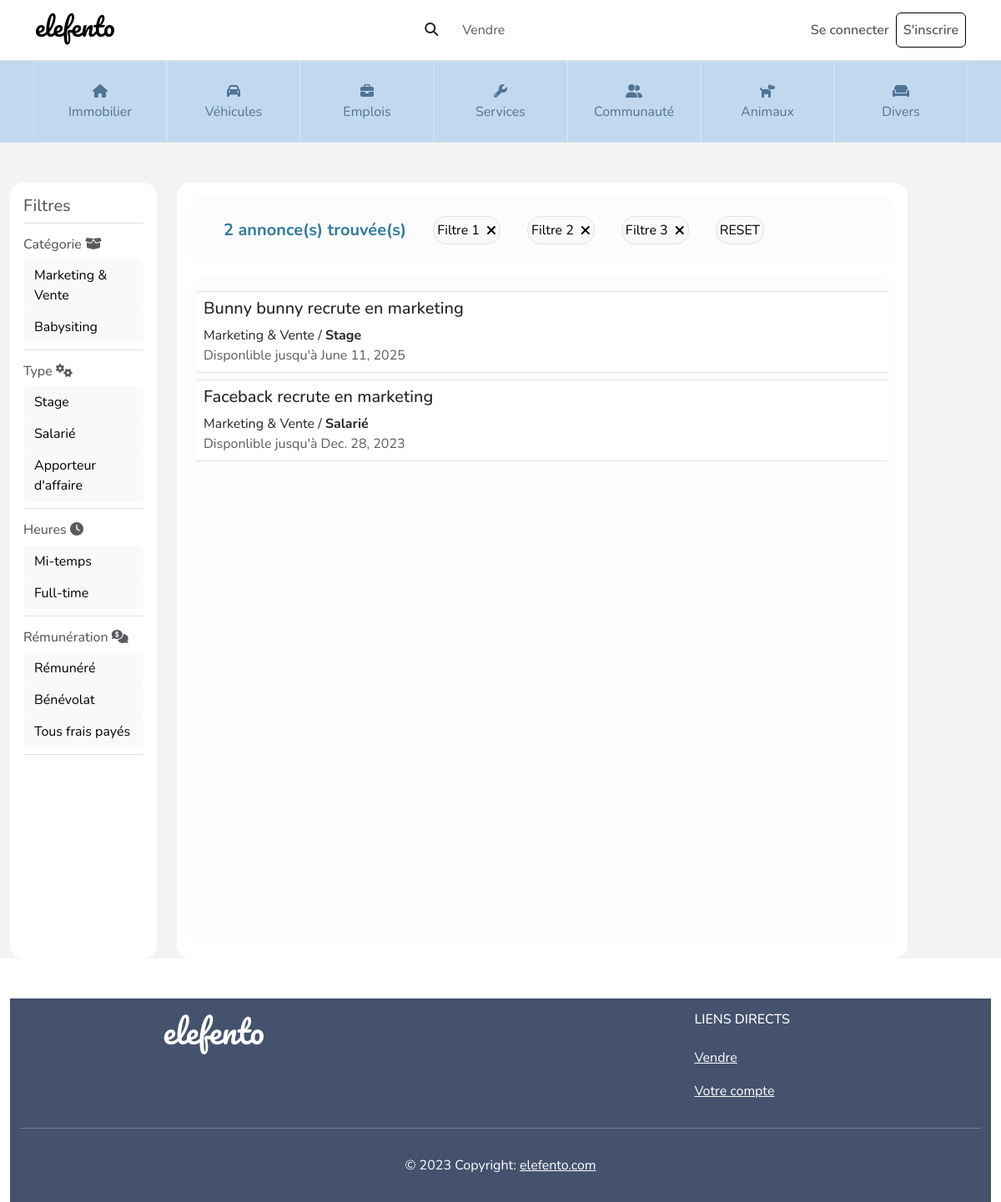
Screenshot of /elefento/jobs/ with the database file from the repository.
### core/models.py (models this page shows, shortened)
class Ad(models.Model):
    owner = models.ForeignKey(User, on_delete=models.CASCADE, default=None)
    title = models.CharField(max_length=100, null=False, blank=False, default=None)
    date = models.DateTimeField(null=True, blank=True, auto_now_add=True)
    description = models.TextField(null=False, blank=False, default=None)
    available = models.BooleanField(default=True)
    class Meta:
        verbose_name = "Annonce"

class Job(Ad):
    category = models.ForeignKey(Category_job, on_delete=models.CASCADE, default=None)
    salary = models.CharField(max_length=100, null=False, blank=False, default=None)
    type = models.CharField(max_length=100, default=None)
    heures = models.CharField(max_length=100, default=None)
    langues = models.ManyToManyField('Languages', default=None, blank=True)
    website = models.CharField(max_length=200, blank=True, null=True, default=None)
    characteristics_job = models.ManyToManyField('Characteristics', through='Job_Characteristics')
    job_logo = models.ImageField(upload_to=user_directory_path_job, null=True, blank=True, default=None)
    contract_type = models.CharField(max_length=100, default=None)
    niveau = models.ManyToManyField('Niveau', default=None, blank=True)
    period = models.DateField(default=None, null=True, blank=True)
    slug = models.SlugField(max_length=500, blank=True)
    class Meta:
        verbose_name = "Job"

class Ad(models.Model):
    owner = models.ForeignKey(User, on_delete=models.CASCADE, default=None)
    title = models.CharField(max_length=100, null=False, blank=False, default=None)
    date = models.DateTimeField(null=True, blank=True, auto_now_add=True)
    description = models.TextField(null=False, blank=False, default=None)
    available = models.BooleanField(default=True)
    class Meta:
        verbose_name = "Annonce"

class Category_job(models.Model):
    name = models.CharField(max_length=100)
    class Meta:
        verbose_name = "Job catégorie"
    def __str__(self):
        return self.name

### core/views.py (the view)
# urls.py: path('jobs/', jobs, name='jobs'),
def jobs(request):
    jobs = Job.objects.filter(available=True).order_by('-date')
    return render(request, "list/jobs.html",{
        'jobs':jobs,
    })

### core/templates/list/jobs.html (shortened to what this page needs)
{% extends 'base/base.html' %}
{% load static %}
{% load custom_filters %}
{% load humanize %}
{% block content %}
<section class="pt-5" style="background-color: #F3F3F3;">
    <div class="container-fluid">
        <div class="row">
            <div class="col-md-2 d-none d-xl-block">
                <div class="container  p-3 rounded-4 bg-white h-100">
                    <h5 class="border-bottom pb-2 text-muted">Filtres </h5>
                    <div class="border-bottom my-3 pb-2 d-flex flex-column">
                        <h6 class="text-muted">Catégorie <i class="fa-solid fa-box-open"></i></h6>
                        <button class="btn text-start btn-light">Marketing & Vente</button>
                        <button class="btn text-start btn-light">Babysiting</button>
                    </div>
                    <div class="border-bottom my-3 pb-2 d-flex flex-column">
                        <h6 class="text-muted">Type <i class="fa-solid fa-gears"></i></h6>
                        <button class="btn text-start btn-light">Stage</button>
                        <button class="btn text-start btn-light">Salarié</button>
                        <button class="btn text-start btn-light">Apporteur d'affaire</button>
                    </div>
                    <div class="border-bottom my-3 pb-2 d-flex flex-column">
                        <h6 class="text-muted">Heures <i class="fa-solid fa-clock"></i></h6>
                        <button class="btn text-start btn-light">Mi-temps</button>
                        <button class="btn text-start btn-light">Full-time</button>
                    </div>
                    <div class="border-bottom my-3 pb-2 d-flex flex-column">
                        <h6 class="text-muted">Rémunération <i class="fa-solid fa-comments-dollar"></i></h6>
                        <button class="btn text-start btn-light">Rémunéré</button>
                        <button class="btn text-start btn-light">Bénévolat</button>
                        <button class="btn text-start btn-light">Tous frais payés</button>
                    </div>
                </div>
            </div>
            <div class="col-12 col-xl-9">
                <div class="container  p-3 rounded-4 bg-white h-100 d-flex flex-column">
                    <div class="col">
                        <div class="w-100 d-flex flex-wrap p-4 align-items-center rounded-4 bg-light-subtle mb-3">
                            <span class="h5 m-0 mx-3 fw-bold text-primary">{{jobs.count}} annonce(s) trouvée(s)</span>
                            <button class="btn btn-light p-1 mx-3 d-flex align-items-center border rounded-4">Filtre 1
                                <i class="fa-solid fa-xmark ps-2"></i></button>
                            <button class="btn btn-light p-1 mx-3 d-flex align-items-center border rounded-4">Filtre 2
                                <i class="fa-solid fa-xmark ps-2"></i></button>
                            <button class="btn btn-light p-1 mx-3 d-flex align-items-center border rounded-4">Filtre 3
                                <i class="fa-solid fa-xmark ps-2"></i></button>
                            <button class="btn btn-light p-1 mx-3 border rounded-4">RESET</button>
                        </div>
                        {% if jobs.count != 0 %}
                        <div class="w-100 rounded-4 bg-light-subtle vh-100">
                            <div class="container p-2">
                                {% for job in jobs %}
                                <a href="{% url 'detail-job' job.slug job.id %}" class="text-decoration-none text-dark">
                                    <div class="border-bottom border-top w-100 bg-white my-2 p-2">
                                        <h5>{{job.title}}</h5>
                                        <span>{{job.category}} / <span class="fw-bold">{{job.type}}</span></span>
                                        <p class="m-0 text-muted">Disponlible jusqu'à {{job.period}} </p>
                                    </div>
                                </a>
                                {% endfor %}
                            </div>
                        </div>
                        {% else %}
                        <div class="obj-not-found vh-100 w-100 rounded-4 bg-light-subtle"></div>
                        {% endif %}
                    </div>
                </div>
            </div>
        </div>
    </div>
</section>
{% endblock %}

### rows the page displays
Job: title "Bunny bunny recrute en marketing", category "Marketing & Vente", type "Stage", period "June 11, 2025"
Job: title "Faceback recrute en marketing", category "Marketing & Vente", type "Salarié", period "Dec. 28, 2023"

### other values shown
{{ jobs.count }} "2"
